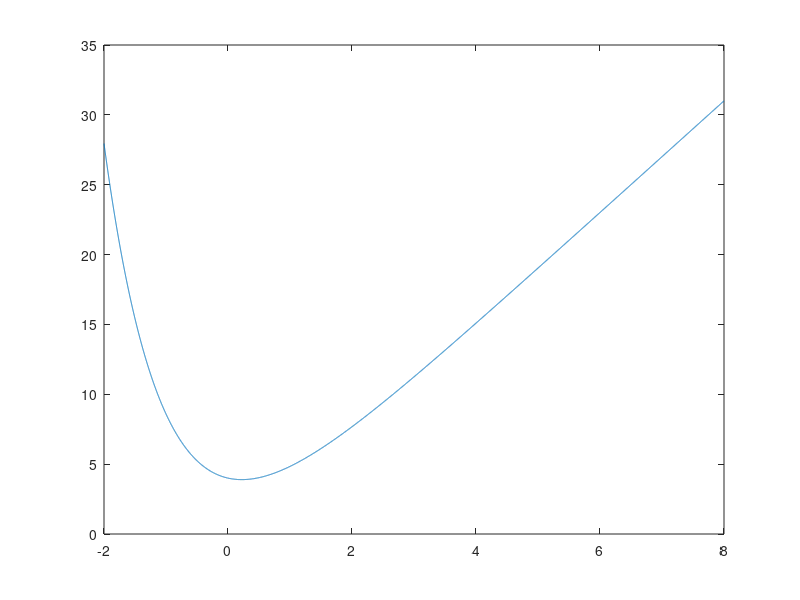

The MATLAB script that drew this image:
t = -2:0.001:8;

u = @(t) t > 0; 

f = @(t) -1 + 4 * t + 5 * exp(-t);

%fe = @(t) (f(t) + f(-t)) / 2;
%fo = @(t) (f(t) - f(-t)) / 2;

grid on
%plot(t, fo(t));
%plot(t, fe(t));
plot(t, f(t));
hold off